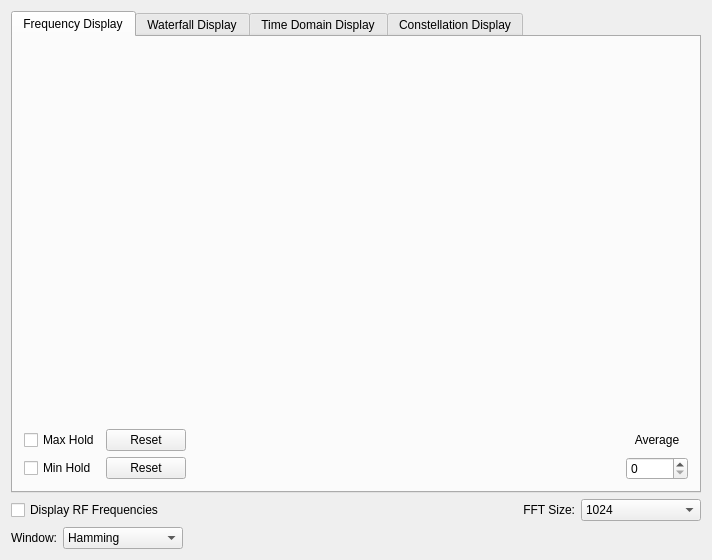
<?xml version="1.0" encoding="UTF-8"?>
<ui version="4.0">
 <class>SpectrumDisplayForm</class>
 <widget class="QWidget" name="SpectrumDisplayForm">
  <property name="geometry">
   <rect>
    <x>0</x>
    <y>0</y>
    <width>712</width>
    <height>560</height>
   </rect>
  </property>
  <property name="windowTitle">
   <string>Spectrum Display</string>
  </property>
  <layout class="QGridLayout" name="gridLayout">
   <item row="1" column="3">
    <widget class="QComboBox" name="FFTSizeComboBox">
     <property name="sizePolicy">
      <sizepolicy hsizetype="Fixed" vsizetype="Fixed">
       <horstretch>0</horstretch>
       <verstretch>0</verstretch>
      </sizepolicy>
     </property>
     <property name="maximumSize">
      <size>
       <width>120</width>
       <height>16777215</height>
      </size>
     </property>
     <item>
      <property name="text">
       <string>1024</string>
      </property>
     </item>
     <item>
      <property name="text">
       <string>2048</string>
      </property>
     </item>
     <item>
      <property name="text">
       <string>4096</string>
      </property>
     </item>
     <item>
      <property name="text">
       <string>8192</string>
      </property>
     </item>
     <item>
      <property name="text">
       <string>16384</string>
      </property>
     </item>
     <item>
      <property name="text">
       <string>32768</string>
      </property>
     </item>
    </widget>
   </item>
   <item row="1" column="2">
    <widget class="QLabel" name="FFTSizeLabel">
     <property name="text">
      <string>FFT Size:</string>
     </property>
     <property name="alignment">
      <set>Qt::AlignRight|Qt::AlignTrailing|Qt::AlignVCenter</set>
     </property>
     <property name="wordWrap">
      <bool>false</bool>
     </property>
    </widget>
   </item>
   <item row="1" column="0">
    <widget class="QCheckBox" name="UseRFFrequenciesCheckBox">
     <property name="text">
      <string>Display RF Frequencies</string>
     </property>
    </widget>
   </item>
   <item row="3" column="0">
    <layout class="QHBoxLayout" name="horizontalLayout">
     <item>
      <widget class="QLabel" name="WindowLbl">
       <property name="sizePolicy">
        <sizepolicy hsizetype="Fixed" vsizetype="Fixed">
         <horstretch>0</horstretch>
         <verstretch>0</verstretch>
        </sizepolicy>
       </property>
       <property name="text">
        <string>Window:</string>
       </property>
       <property name="alignment">
        <set>Qt::AlignRight|Qt::AlignTrailing|Qt::AlignVCenter</set>
       </property>
       <property name="wordWrap">
        <bool>false</bool>
       </property>
      </widget>
     </item>
     <item>
      <widget class="QComboBox" name="WindowComboBox">
       <property name="sizePolicy">
        <sizepolicy hsizetype="Fixed" vsizetype="Fixed">
         <horstretch>0</horstretch>
         <verstretch>0</verstretch>
        </sizepolicy>
       </property>
       <property name="minimumSize">
        <size>
         <width>120</width>
         <height>0</height>
        </size>
       </property>
       <property name="maximumSize">
        <size>
         <width>120</width>
         <height>16777215</height>
        </size>
       </property>
       <property name="font">
        <font>
         <pointsize>9</pointsize>
        </font>
       </property>
       <item>
        <property name="text">
         <string>Hamming</string>
        </property>
       </item>
       <item>
        <property name="text">
         <string>Hann</string>
        </property>
       </item>
       <item>
        <property name="text">
         <string>Blackman</string>
        </property>
       </item>
       <item>
        <property name="text">
         <string>Rectangular</string>
        </property>
       </item>
       <item>
        <property name="text">
         <string>Kaiser</string>
        </property>
       </item>
       <item>
        <property name="text">
         <string>Blackman-harris</string>
        </property>
       </item>
      </widget>
     </item>
    </layout>
   </item>
   <item row="0" column="0" colspan="4">
    <widget class="QTabWidget" name="SpectrumTypeTab">
     <property name="currentIndex">
      <number>0</number>
     </property>
     <widget class="QWidget" name="FrequencyPage">
      <attribute name="title">
       <string>Frequency Display</string>
      </attribute>
      <layout class="QVBoxLayout" name="verticalLayout">
       <item>
        <layout class="QVBoxLayout" name="verticalLayout_2">
         <item>
          <widget class="QFrame" name="FrequencyPlotDisplayFrame">
           <property name="sizePolicy">
            <sizepolicy hsizetype="Preferred" vsizetype="Preferred">
             <horstretch>0</horstretch>
             <verstretch>1</verstretch>
            </sizepolicy>
           </property>
           <property name="minimumSize">
            <size>
             <width>320</width>
             <height>200</height>
            </size>
           </property>
           <property name="sizeIncrement">
            <size>
             <width>1</width>
             <height>1</height>
            </size>
           </property>
           <property name="frameShape">
            <enum>QFrame::NoFrame</enum>
           </property>
           <property name="frameShadow">
            <enum>QFrame::Plain</enum>
           </property>
          </widget>
         </item>
         <item>
          <layout class="QGridLayout" name="gridLayout_2">
           <item row="1" column="0">
            <widget class="QCheckBox" name="MaxHoldCheckBox">
             <property name="text">
              <string>Max Hold</string>
             </property>
             <property name="checked">
              <bool>false</bool>
             </property>
            </widget>
           </item>
           <item row="2" column="0">
            <widget class="QCheckBox" name="MinHoldCheckBox">
             <property name="text">
              <string>Min Hold</string>
             </property>
             <property name="checked">
              <bool>false</bool>
             </property>
            </widget>
           </item>
           <item row="1" column="1">
            <widget class="QPushButton" name="MaxHoldResetBtn">
             <property name="sizePolicy">
              <sizepolicy hsizetype="Fixed" vsizetype="Fixed">
               <horstretch>0</horstretch>
               <verstretch>0</verstretch>
              </sizepolicy>
             </property>
             <property name="minimumSize">
              <size>
               <width>25</width>
               <height>0</height>
              </size>
             </property>
             <property name="text">
              <string>Reset</string>
             </property>
            </widget>
           </item>
           <item row="1" column="3">
            <widget class="QLabel" name="AvgLabel">
             <property name="sizePolicy">
              <sizepolicy hsizetype="Fixed" vsizetype="Fixed">
               <horstretch>0</horstretch>
               <verstretch>0</verstretch>
              </sizepolicy>
             </property>
             <property name="minimumSize">
              <size>
               <width>62</width>
               <height>0</height>
              </size>
             </property>
             <property name="text">
              <string>Average</string>
             </property>
             <property name="alignment">
              <set>Qt::AlignCenter</set>
             </property>
             <property name="wordWrap">
              <bool>false</bool>
             </property>
            </widget>
           </item>
           <item row="2" column="1">
            <widget class="QPushButton" name="MinHoldResetBtn">
             <property name="text">
              <string>Reset</string>
             </property>
            </widget>
           </item>
           <item row="2" column="3">
            <widget class="QSpinBox" name="AvgLineEdit"/>
           </item>
           <item row="1" column="2">
            <spacer name="horizontalSpacer_2">
             <property name="orientation">
              <enum>Qt::Horizontal</enum>
             </property>
             <property name="sizeHint" stdset="0">
              <size>
               <width>100</width>
               <height>20</height>
              </size>
             </property>
            </spacer>
           </item>
          </layout>
         </item>
        </layout>
       </item>
      </layout>
     </widget>
     <widget class="QWidget" name="WaterfallPage">
      <attribute name="title">
       <string>Waterfall Display</string>
      </attribute>
      <layout class="QGridLayout" name="gridLayout_3">
       <item row="0" column="0">
        <widget class="QLabel" name="textLabel1">
         <property name="maximumSize">
          <size>
           <width>130</width>
           <height>16777215</height>
          </size>
         </property>
         <property name="text">
          <string>Intensity Display:</string>
         </property>
         <property name="wordWrap">
          <bool>false</bool>
         </property>
        </widget>
       </item>
       <item row="0" column="2">
        <widget class="QwtSlider" name="WaterfallMaximumIntensitySlider">
         <property name="minimumSize">
          <size>
           <width>50</width>
           <height>0</height>
          </size>
         </property>
         <property name="mouseTracking">
          <bool>true</bool>
         </property>
         <property name="focusPolicy">
          <enum>Qt::ClickFocus</enum>
         </property>
         <property name="valid">
          <bool>true</bool>
         </property>
        </widget>
       </item>
       <item row="0" column="3">
        <widget class="QLabel" name="WaterfallMaximumIntensityLabel">
         <property name="maximumSize">
          <size>
           <width>100</width>
           <height>16777215</height>
          </size>
         </property>
         <property name="text">
          <string>100 dB</string>
         </property>
         <property name="wordWrap">
          <bool>false</bool>
         </property>
        </widget>
       </item>
       <item row="1" column="0" colspan="4">
        <widget class="QFrame" name="WaterfallPlotDisplayFrame">
         <property name="minimumSize">
          <size>
           <width>320</width>
           <height>200</height>
          </size>
         </property>
         <property name="frameShape">
          <enum>QFrame::NoFrame</enum>
         </property>
         <property name="frameShadow">
          <enum>QFrame::Plain</enum>
         </property>
        </widget>
       </item>
       <item row="2" column="2">
        <widget class="QwtSlider" name="WaterfallMinimumIntensitySlider">
         <property name="minimumSize">
          <size>
           <width>50</width>
           <height>0</height>
          </size>
         </property>
         <property name="valid">
          <bool>true</bool>
         </property>
         <property name="mouseTracking">
          <bool>true</bool>
         </property>
         <property name="focusPolicy">
          <enum>Qt::ClickFocus</enum>
         </property>
        </widget>
       </item>
       <item row="2" column="3">
        <widget class="QLabel" name="WaterfallMinimumIntensityLabel">
         <property name="maximumSize">
          <size>
           <width>100</width>
           <height>16777215</height>
          </size>
         </property>
         <property name="text">
          <string>-100 dB</string>
         </property>
         <property name="wordWrap">
          <bool>false</bool>
         </property>
        </widget>
       </item>
       <item row="2" column="0" colspan="2">
        <widget class="QPushButton" name="WaterfallAutoScaleBtn">
         <property name="maximumSize">
          <size>
           <width>80</width>
           <height>16777215</height>
          </size>
         </property>
         <property name="toolTip">
          <string>Scales the Intensity to the current data extremes.</string>
         </property>
         <property name="text">
          <string>Auto Scale</string>
         </property>
        </widget>
       </item>
       <item row="0" column="1">
        <widget class="QComboBox" name="WaterfallIntensityComboBox">
         <property name="maximumSize">
          <size>
           <width>100</width>
           <height>16777215</height>
          </size>
         </property>
         <item>
          <property name="text">
           <string>Color</string>
          </property>
         </item>
         <item>
          <property name="text">
           <string>White Hot</string>
          </property>
         </item>
         <item>
          <property name="text">
           <string>Black Hot</string>
          </property>
         </item>
         <item>
          <property name="text">
           <string>Incandescent</string>
          </property>
         </item>
         <item>
          <property name="text">
           <string>Sunset</string>
          </property>
         </item>
         <item>
          <property name="text">
           <string>Cool</string>
          </property>
         </item>
         <item>
          <property name="text">
           <string>User Defined</string>
          </property>
         </item>
        </widget>
       </item>
      </layout>
     </widget>
     <widget class="QWidget" name="TimeDomainPage">
      <attribute name="title">
       <string>Time Domain Display</string>
      </attribute>
      <layout class="QGridLayout" name="gridLayout_4">
       <item row="0" column="0">
        <widget class="QFrame" name="TimeDomainDisplayFrame">
         <property name="minimumSize">
          <size>
           <width>320</width>
           <height>200</height>
          </size>
         </property>
         <property name="frameShape">
          <enum>QFrame::NoFrame</enum>
         </property>
         <property name="frameShadow">
          <enum>QFrame::Plain</enum>
         </property>
        </widget>
       </item>
      </layout>
     </widget>
     <widget class="QWidget" name="ConstellationPage">
      <attribute name="title">
       <string>Constellation Display</string>
      </attribute>
      <layout class="QGridLayout" name="gridLayout_5">
       <item row="0" column="0">
        <widget class="QFrame" name="ConstellationDisplayFrame">
         <property name="minimumSize">
          <size>
           <width>320</width>
           <height>200</height>
          </size>
         </property>
         <property name="frameShape">
          <enum>QFrame::StyledPanel</enum>
         </property>
         <property name="frameShadow">
          <enum>QFrame::Raised</enum>
         </property>
        </widget>
       </item>
      </layout>
     </widget>
    </widget>
   </item>
  </layout>
 </widget>
 <layoutdefault spacing="6" margin="11"/>
 <customwidgets>
 <customwidget>
   <class>QwtSlider</class>
   <extends>QWidget</extends>
   <header>qwt_slider.h</header>
 </customwidget>
 </customwidgets>
 <tabstops>
  <tabstop>SpectrumTypeTab</tabstop>
  <tabstop>UseRFFrequenciesCheckBox</tabstop>
  <tabstop>FFTSizeComboBox</tabstop>
  <tabstop>WaterfallMaximumIntensitySlider</tabstop>
  <tabstop>WaterfallMinimumIntensitySlider</tabstop>
 </tabstops>
 <includes>
  <include location="global">luowaveradio/qtgui/SpectrumGUIClass.h</include>
  <include location="global">luowaveradio/qtgui/FrequencyDisplayPlot.h</include>
  <include location="global">luowaveradio/qtgui/WaterfallDisplayPlot.h</include>
  <include location="global">luowaveradio/qtgui/TimeDomainDisplayPlot.h</include>
  <include location="global">qvalidator.h</include>
  <include location="global">vector</include>
  <include location="local">qwt_slider.h</include>
 </includes>
 <resources/>
 <connections>
  <connection>
   <sender>MaxHoldCheckBox</sender>
   <signal>toggled(bool)</signal>
   <receiver>SpectrumDisplayForm</receiver>
   <slot>maxHoldCheckBox_toggled(bool)</slot>
   <hints>
    <hint type="sourcelabel">
     <x>22</x>
     <y>324</y>
    </hint>
    <hint type="destinationlabel">
     <x>20</x>
     <y>20</y>
    </hint>
   </hints>
  </connection>
  <connection>
   <sender>MaxHoldResetBtn</sender>
   <signal>clicked()</signal>
   <receiver>SpectrumDisplayForm</receiver>
   <slot>maxHoldResetBtn_clicked()</slot>
   <hints>
    <hint type="sourcelabel">
     <x>107</x>
     <y>324</y>
    </hint>
    <hint type="destinationlabel">
     <x>20</x>
     <y>20</y>
    </hint>
   </hints>
  </connection>
  <connection>
   <sender>MinHoldCheckBox</sender>
   <signal>toggled(bool)</signal>
   <receiver>SpectrumDisplayForm</receiver>
   <slot>minHoldCheckBox_toggled(bool)</slot>
   <hints>
    <hint type="sourcelabel">
     <x>22</x>
     <y>349</y>
    </hint>
    <hint type="destinationlabel">
     <x>20</x>
     <y>20</y>
    </hint>
   </hints>
  </connection>
  <connection>
   <sender>MinHoldResetBtn</sender>
   <signal>clicked()</signal>
   <receiver>SpectrumDisplayForm</receiver>
   <slot>minHoldResetBtn_clicked()</slot>
   <hints>
    <hint type="sourcelabel">
     <x>107</x>
     <y>349</y>
    </hint>
    <hint type="destinationlabel">
     <x>20</x>
     <y>20</y>
    </hint>
   </hints>
  </connection>
  <connection>
   <sender>WindowComboBox</sender>
   <signal>activated(int)</signal>
   <receiver>SpectrumDisplayForm</receiver>
   <slot>windowTypeChanged(int)</slot>
   <hints>
    <hint type="sourcelabel">
     <x>20</x>
     <y>20</y>
    </hint>
    <hint type="destinationlabel">
     <x>20</x>
     <y>20</y>
    </hint>
   </hints>
  </connection>
  <connection>
   <sender>UseRFFrequenciesCheckBox</sender>
   <signal>toggled(bool)</signal>
   <receiver>SpectrumDisplayForm</receiver>
   <slot>useRFFrequenciesCB(bool)</slot>
   <hints>
    <hint type="sourcelabel">
     <x>20</x>
     <y>20</y>
    </hint>
    <hint type="destinationlabel">
     <x>20</x>
     <y>20</y>
    </hint>
   </hints>
  </connection>
  <connection>
   <sender>WaterfallMaximumIntensitySlider</sender>
   <signal>valueChanged(double)</signal>
   <receiver>SpectrumDisplayForm</receiver>
   <slot>waterfallMaximumIntensityChangedCB(double)</slot>
   <hints>
    <hint type="sourcelabel">
     <x>217</x>
     <y>44</y>
    </hint>
    <hint type="destinationlabel">
     <x>20</x>
     <y>20</y>
    </hint>
   </hints>
  </connection>
  <connection>
   <sender>WaterfallMinimumIntensitySlider</sender>
   <signal>valueChanged(double)</signal>
   <receiver>SpectrumDisplayForm</receiver>
   <slot>waterfallMinimumIntensityChangedCB(double)</slot>
   <hints>
    <hint type="sourcelabel">
     <x>217</x>
     <y>349</y>
    </hint>
    <hint type="destinationlabel">
     <x>20</x>
     <y>20</y>
    </hint>
   </hints>
  </connection>
  <connection>
   <sender>FFTSizeComboBox</sender>
   <signal>activated(QString)</signal>
   <receiver>SpectrumDisplayForm</receiver>
   <slot>fftComboBoxSelectedCB(QString)</slot>
   <hints>
    <hint type="sourcelabel">
     <x>20</x>
     <y>20</y>
    </hint>
    <hint type="destinationlabel">
     <x>20</x>
     <y>20</y>
    </hint>
   </hints>
  </connection>
  <connection>
   <sender>WaterfallAutoScaleBtn</sender>
   <signal>clicked()</signal>
   <receiver>SpectrumDisplayForm</receiver>
   <slot>waterfallAutoScaleBtnCB()</slot>
   <hints>
    <hint type="sourcelabel">
     <x>22</x>
     <y>349</y>
    </hint>
    <hint type="destinationlabel">
     <x>20</x>
     <y>20</y>
    </hint>
   </hints>
  </connection>
  <connection>
   <sender>WaterfallIntensityComboBox</sender>
   <signal>activated(int)</signal>
   <receiver>SpectrumDisplayForm</receiver>
   <slot>waterfallIntensityColorTypeChanged(int)</slot>
   <hints>
    <hint type="sourcelabel">
     <x>92</x>
     <y>44</y>
    </hint>
    <hint type="destinationlabel">
     <x>20</x>
     <y>20</y>
    </hint>
   </hints>
  </connection>
  <connection>
   <sender>SpectrumTypeTab</sender>
   <signal>currentChanged(int)</signal>
   <receiver>SpectrumDisplayForm</receiver>
   <slot>tabChanged(int)</slot>
   <hints>
    <hint type="sourcelabel">
     <x>314</x>
     <y>189</y>
    </hint>
    <hint type="destinationlabel">
     <x>316</x>
     <y>217</y>
    </hint>
   </hints>
  </connection>
  <connection>
   <sender>AvgLineEdit</sender>
   <signal>valueChanged(int)</signal>
   <receiver>SpectrumDisplayForm</receiver>
   <slot>avgLineEdit_valueChanged(int)</slot>
   <hints>
    <hint type="sourcelabel">
     <x>604</x>
     <y>421</y>
    </hint>
    <hint type="destinationlabel">
     <x>328</x>
     <y>260</y>
    </hint>
   </hints>
  </connection>
 </connections>
</ui>
